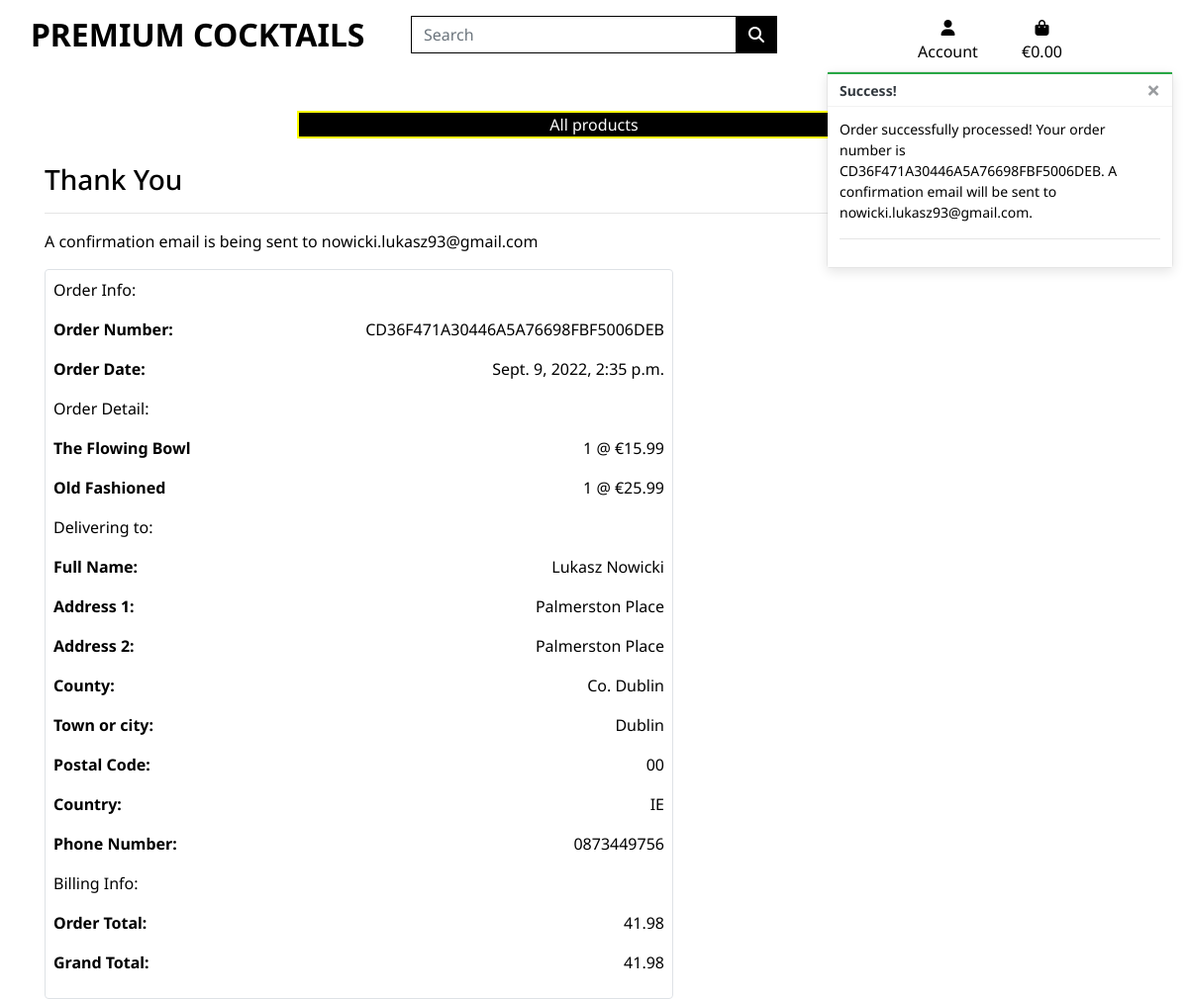
Page /checkout/checkout_success/CD36F471A30446A5A76698FBF5006DEB on the committed database.
### checkout/models.py (models this page shows, shortened)
class Order(models.Model):
    order_number = models.CharField(max_length=32, null=False, editable=False)
    full_name = models.CharField(max_length=50, null=False, blank=False)
    email = models.EmailField(max_length=254, null=False, blank=False)
    phone_number = models.CharField(max_length=20, null=False, blank=False)
    country = CountryField(blank_label='Country *', null=False, blank=False)
    postcode = models.CharField(max_length=20, null=False, blank=False)
    town_or_city = models.CharField(max_length=40, null=False, blank=False)
    street_address1 = models.CharField(max_length=80, null=False, blank=False)
    street_address2 = models.CharField(max_length=80, null=False, blank=False)
    county = models.CharField(max_length=80, null=False, blank=False)
    date = models.DateTimeField(auto_now_add=True)
    delivery_cost = models.DecimalField(max_digits=6, decimal_places=2, null=False, blank=False, default=0)
    order_total = models.DecimalField(max_digits=10, decimal_places=2, null=False, blank=False, default=0)
    grand_total = models.DecimalField(max_digits=10, decimal_places=2, null=False, blank=False, default=0)

class OrderLineItem(models.Model):
    order = models.ForeignKey(Order, null=False, blank=False,  on_delete=models.CASCADE, related_name='lineitems')
    product = models.ForeignKey(Product, null=False, blank=False, on_delete=models.CASCADE)
    quantity = models.IntegerField(null=False, blank=False, default=0)
    lineitem_total = models.DecimalField(max_digits=6, decimal_places=2, null=False, blank=False, editable=False)

### products/models.py (models this page shows, shortened)
class Product(models.Model):
    category = models.ForeignKey('Category', null=True, blank=True, on_delete=models.SET_NULL)
    name = models.CharField(max_length=150)
    price = models.DecimalField(max_digits=6, decimal_places=2)
    image = models.ImageField(null=True, blank=True)
    description = models.TextField()
    abv = models.DecimalField(max_digits=3, decimal_places=1)
    has_abv = models.BooleanField(default=False, null=True, blank=True)

### checkout/views.py (the view)
# urls.py: path('checkout_success/<order_number>', views.checkout_success, name='checkout_success'),
def checkout_success(request, order_number):
    save_info = request.session.get('save_info')
    order = get_object_or_404(Order, order_number=order_number)
    messages.success(
        request, f'Order successfully processed! \
        Your order number is {order_number}. A confirmation \
        email will be sent to {order.email}.'
    )
    if 'basket' in request.session:
        del request.session['basket']
    template = 'checkout/checkout_success.html'
    context = {
        'order': order,
    }
    return render(request, template, context)

### basket/contexts.py (called while the page is built, shortened)
def basket_content(request):
    basket_items = []
    total = 0
    product_count = 0
    basket = request.session.get('basket', {})
    context = {
        'basket_items': basket_items,
        'total': total,
        'product_count': product_count,
        'grand_total': total,
    }
    return context

### checkout/templates/checkout/checkout_success.html (shortened to what this page needs)
{% extends "base.html" %}
{% load static %}
{% block extra_css %}
    <link rel="stylesheet" href="{% static 'checkout/css/checkout.css' %}">
{% endblock %}
{% block content %}
    <div class="overlay"></div>
    <div class="container">
        <div class="row">
            <div class="col">
                <h3 class="text-black">Thank You</h3>
                <hr>
                <p> A confirmation email is being sent to {{ order.email }}</p>
            </div>
        </div>
        <div class="row">
            <div class="col-12 col-lg-7">
                <div class="order-confirmation-wrapper p-2 border rounded">
                    <div class="row">
                        <div class="col">
                            <p>Order Info:</p>
                        </div>
                    </div>
                    <div class="row">
                        <div class="col-12 col-md-4">
                            <p class="font-weight-bold">Order Number:</p>
                        </div>
                        <div class="col-12 col-md-8 text-md-right">
                            <p>{{ order.order_number }}</p>
                        </div>
                    </div>
                    <div class="row">
                        <div class="col-12 col-md-4">
                            <p class="font-weight-bold">Order Date:</p>
                        </div>
                        <div class="col-12 col-md-8 text-md-right">
                            <p>{{ order.date }}</p>
                        </div>
                    </div>
                    <div class="row">
                        <div class="col">
                            <p>Order Detail:</p>
                        </div>
                    </div>
                    {% for item in order.lineitems.all %}
                    <div class="row">
                        <div class="col-12 col-md-4">
                            <p class="font-weight-bold">{{ item.product.name }}</p>
                        </div>
                        <div class="col-12 col-md-8 text-md-right">
                            <p>{{ item.quantity }} @ €{{ item.product.price }}</p>
                        </div>
                    </div>
                    {% endfor %}
                    <div class="row">
                        <div class="col">
                            <p>Delivering to:</p>
                        </div>
                    </div>
                    <div class="row">
                        <div class="col-12 col-md-4">
                            <p class="font-weight-bold">Full Name:</p>
                        </div>
                        <div class="col-12 col-md-8 text-md-right">
                            <p>{{ order.full_name }}</p>
                        </div>
                    </div>
                    <div class="row">
                        <div class="col-12 col-md-4">
                            <p class="font-weight-bold">Address 1:</p>
                        </div>
                        <div class="col-12 col-md-8 text-md-right">
                            <p>{{ order.street_address1 }}</p>
                        </div>
                    </div>
                    <div class="row">
                        <div class="col-12 col-md-4">
                            <p class="font-weight-bold">Address 2:</p>
                        </div>
                        <div class="col-12 col-md-8 text-md-right">
                            <p>{{ order.street_address1 }}</p>
                        </div>
                    </div>
                    <div class="row">
                        <div class="col-12 col-md-4">
                            <p class="font-weight-bold">County:</p>
                        </div>
                        <div class="col-12 col-md-8 text-md-right">
                            <p>{{ order.county }}</p>
                        </div>
                    </div>
                    <div class="row">
                        <div class="col-12 col-md-4">
                            <p class="font-weight-bold">Town or city:</p>
                        </div>
                        <div class="col-12 col-md-8 text-md-right">
                            <p>{{ order.town_or_city }}</p>
                        </div>
                    </div>
                    <div class="row">
                        <div class="col-12 col-md-4">
                            <p class="font-weight-bold">Postal Code:</p>
                        </div>
                        <div class="col-12 col-md-8 text-md-right">
                            <p>{{ order.postcode }}</p>
                        </div>
                    </div>
                    <div class="row">
                        <div class="col-12 col-md-4">
                            <p class="font-weight-bold">Country:</p>
                        </div>
                        <div class="col-12 col-md-8 text-md-right">
                            <p>{{ order.country }}</p>
                        </div>
                    </div>
                    <div class="row">
                        <div class="col-12 col-md-4">
                            <p class="font-weight-bold">Phone Number:</p>
                        </div>
                        <div class="col-12 col-md-8 text-md-right">
                            <p>{{ order.phone_number }}</p>
                        </div>
                    </div>
                    <div class="row">
                        <div class="col">
                            <p>Billing Info:</p>
                        </div>
                    </div>
                    <div class="row">
                        <div class="col-12 col-md-4">
                            <p class="font-weight-bold">Order Total:</p>
                        </div>
                        <div class="col-12 col-md-8 text-md-right">
                            <p>{{ order.order_total }}</p>
                        </div>
                    </div>
                    <div class="row">
                        <div class="col-12 col-md-4">
                            <p class="font-weight-bold">Grand Total:</p>
                        </div>
                        <div class="col-12 col-md-8 text-md-right">
                            <p>{{ order.grand_total }}</p>
                        </div>
                    </div>
            </div>
            </div>
        </div>
    </div>
{% endblock %}

### static/css/base.css (style rules this page uses)
html { height: 100%; }
body { background: url('/media/homepage-background.jpg') no-repeat center center; background-size: cover; margin-top: 165px; font-family: 'Noto Sans', sans-serif; color: black; }
.text-black { color: #000 !important; }
.overlay { height:100%; width: 100%; top: 0; left: 0; position: fixed; background-color: white; z-index: -1; }

### rows in the picture
Order: email "nowicki.lukasz93@gmail.com", order_number "CD36F471A30446A5A76698FBF5006DEB", date "Sept. 9, 2022, 2:35 p.m.", full_name "Lukasz Nowicki", street_address1 "Palmerston Place", county "Co. Dublin", town_or_city "Dublin", postcode "00", country "IE", phone_number "0873449756", order_total "41.98", grand_total "41.98"
OrderLineItem: product.name "The Flowing Bowl", quantity "1", product.price "15.99"
OrderLineItem: product.name "Old Fashioned", quantity "1", product.price "25.99"

### other values in the picture
{{ message }} "Order successfully processed! Your order number is CD36F471A30446A5A76698FBF5006DEB. A confirmation email will be sent to nowicki.lukasz93@gmail.com."
